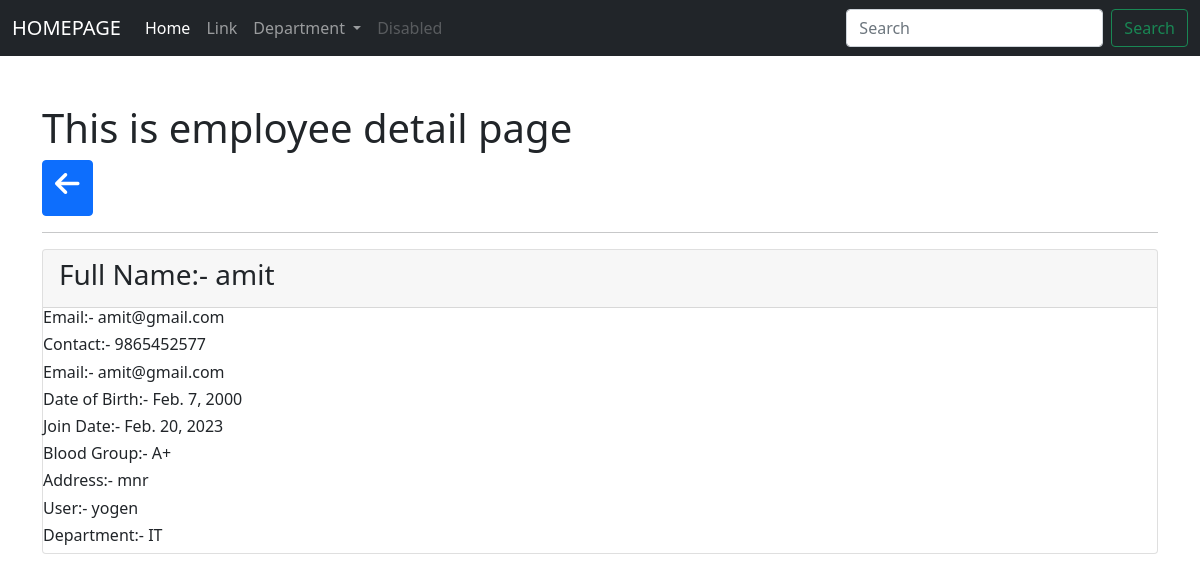
The page /employees/show/9/ on the database as committed earlier.
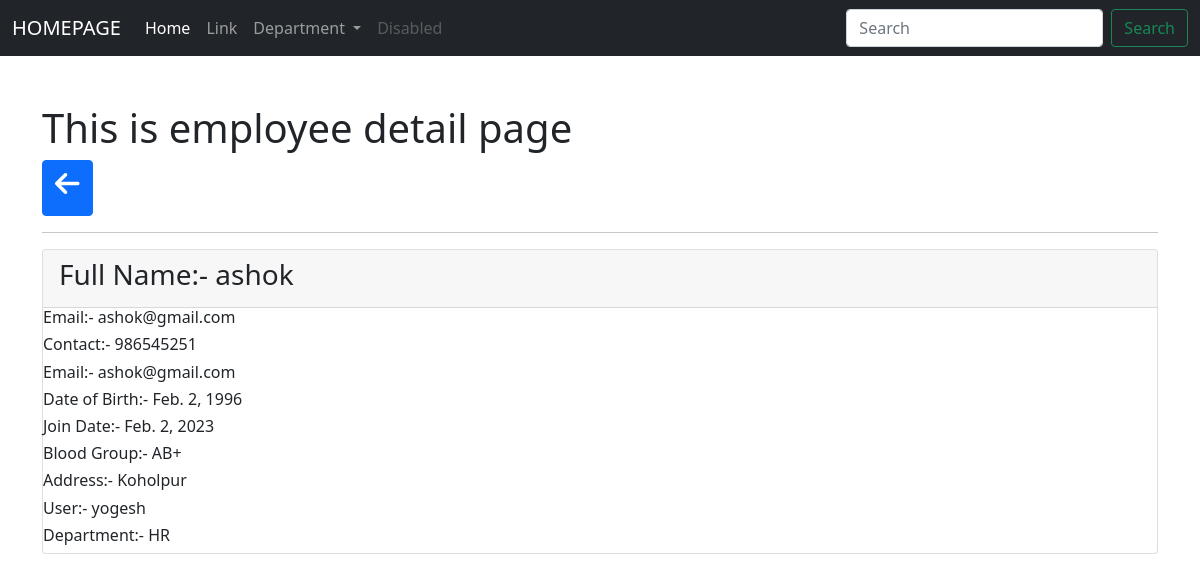
The same page on the database as committed later.
### app_employeewebsite/models.py (models this page shows, shortened)
class Employee(models.Model):
    full_name = models.CharField(max_length=255)
    contact = models.CharField(max_length=255)
    email = models.EmailField()
    dob = models.DateField()
    join_date = models.DateField()
    gender = models.CharField(max_length=255)
    blood_group = models.CharField(max_length=255)
    address = models.CharField(max_length=255)
    user = models.ForeignKey(User, on_delete=models.CASCADE)
    department = models.ForeignKey(Department,on_delete=models.CASCADE)
    class Meta:
        db_table = 'app_employee'

class Department(models.Model):
    department_name = models.CharField(max_length=255)
    short_name = models.CharField(max_length=255, null=True, blank=True)
    status = models.BooleanField(default=True)
    def __str__(self):
        return self.short_name
    class Meta:
        db_table = "app_department"

### app_employeewebsite/views.py (the view)
# urls.py: path('employees/show/<int:id>/', views.employee_show, name = 'emp-show'),
def employee_show(request, id):
    data = Employee.objects.get(id=id)
    context = {"data":data}
    return render(request, 'employees/show_employee.html', context)

### templates/employees/show_employee.html (shortened to what this page needs)
{% extends 'layouts/master.html' %}
 {% block custom_css %}
 <link rel="stylesheet" href="https://cdnjs.cloudflare.com/ajax/libs/font-awesome/6.3.0/css/all.min.css"/>
 {% endblock %}
{% block content %}
<div class="container mt-5 " >
    <h1>This is employee detail page</h1>
<a href="{% url 'emp-index' %}" class="btn btn-primary"> <h3> <i class="fa fa-arrow-left" aria-hidden="true"></i> </h3></a>
<hr>
<div class="card" >
    <div class="card-header "><h3>Full Name:- {{ data.full_name }}</h3></div>
    <div class="ccard-body " >
        <h6>Email:- {{ data.email }} </h6>
        <h6>Contact:- {{ data.contact }} </h6>
        <h6>Email:- {{ data.email }} </h6>
        <h6>Date of Birth:- {{ data.dob }} </h6>
        <h6>Join Date:- {{ data.join_date }} </h6>
        <h6>Blood Group:- {{ data.blood_group }} </h6>
        <h6>Address:- {{ data.address }} </h6>
        <h6>User:- {{ data.user }} </h6>
        <h6>Department:- {{ data.department }} </h6>
    </div>
</div>
</div>
{% endblock%}

Rows that differ between the two databases and show on the page:
changed Employee: full_name "amit" → "ashok"; email "amit@gmail.com" → "ashok@gmail.com"; contact "9865452577" → "986545251"; dob "Feb. 7, 2000" → "Feb. 2, 1996"; join_date "Feb. 20, 2023" → "Feb. 2, 2023"; blood_group "A+" → "AB+"; address "mnr" → "Koholpur"; user "yogen" → "yogesh"; department "IT" → "HR"
